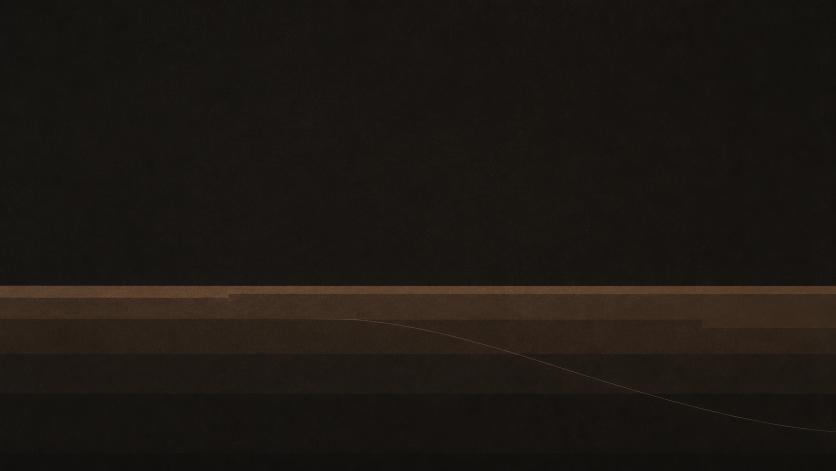
#> input picture remotion-templates/design-references/backdrops/editorial-backdrop-abyss-depth-v1.png, 1672 x 941 px (shown at 1/2 size); its folder holds only this picture in this run
$ python composite_preview.py
#> lines starting #> are read from the running program, lines starting #| are printed output that depends on the picture
"""
Quick composite preview — overlays a sample EditorialFrame variant="hero"
foreground onto each backdrop in design-references/backdrops/.

This is a POC test only. Production rendering happens in Remotion.
Fonts here approximate (Liberation Sans for Plex Sans).
"""

from pathlib import Path
from PIL import Image, ImageDraw, ImageFont

# ── Paths ────────────────────────────────────────────────────────────────
ROOT = Path(__file__).resolve().parents[2]
BACKDROPS = ROOT / "remotion-templates/design-references/backdrops"
OUTPUT = ROOT / "remotion-templates/design-references/backdrops/composites"
OUTPUT.mkdir(parents=True, exist_ok=True)

# ── Fonts (Liberation Sans as Plex Sans stand-in) ────────────────────────
F_DISPLAY = "/usr/share/fonts/truetype/liberation2/LiberationSans-Bold.ttf"
F_HEADING = "/usr/share/fonts/truetype/liberation2/LiberationSans-Bold.ttf"
F_BODY = "/usr/share/fonts/truetype/liberation2/LiberationSans-Regular.ttf"
F_MONO = "/usr/share/fonts/truetype/dejavu/DejaVuSansMono.ttf"

# ── Palette ──────────────────────────────────────────────────────────────
INK = (28, 24, 20)
AMBER = (229, 165, 68)
RUST = (194, 59, 34)
WALNUT = (92, 74, 61)
UMBER = (139, 115, 85)
PAPER = (245, 240, 232)


def opacity(rgb, alpha):
    """RGB + alpha (0-255) → RGBA tuple."""
    return (rgb[0], rgb[1], rgb[2], alpha)


def composite_frame(backdrop_path: Path, output_path: Path, flipped: bool = False):
    """Composite the EditorialFrame variant='hero' foreground onto a backdrop.

    flipped=True swaps hero-block (left → right) and chart (right → left). Used
    for backdrops with right-side anchor elements (reading-room book wall) so
    foreground doesn't compete with the backdrop's visual interest.
    """
#> called with flipped = False
    bg = Image.open(backdrop_path).convert("RGBA")
    bg = bg.resize((1920, 1080), Image.LANCZOS)
#> bg: PIL image 1920x1080 RGBA

    fg = Image.new("RGBA", bg.size, (0, 0, 0, 0))
#> fg: PIL image 1920x1080 RGBA; every value is 0
    d = ImageDraw.Draw(fg)

    # Layout zones flip horizontally when flipped=True
    if flipped:
        hero_x = 1080  # hero block on right two-thirds
        chart_x0 = 140  # chart on left two-thirds
        anchor_align = "right"
    else:
        hero_x = 108  # hero block on left two-thirds
        chart_x0 = 1080  # chart on right two-thirds
        anchor_align = "left"

    # Kicker — rust rule + lowercase tracked mono label (channel-default top-left anchor)
    d.rectangle([(108, 96), (188, 100)], fill=RUST + (255,))
    f_kicker = ImageFont.truetype(F_MONO, 22)
    d.text((208, 86), "iterated prisoner's dilemma", font=f_kicker, fill=INK + (255,), spacing=4)

    # Hero number — display weight, large
    f_hero = ImageFont.truetype(F_DISPLAY, 260)
    if flipped:
        # Right-align the hero number
        hero_text = "23%"
        hero_w = d.textbbox((0, 0), hero_text, font=f_hero)[2]
        d.text((1800 - hero_w, 220), hero_text, font=f_hero, fill=INK + (255,))
    else:
        d.text((hero_x, 220), "23%", font=f_hero, fill=INK + (255,))

    # Headline — sentence case question form, two lines
    f_headline = ImageFont.truetype(F_HEADING, 48)
    headline_lines = ["Does cooperation", "need memory?"]
    for i, line in enumerate(headline_lines):
        if flipped:
            line_w = d.textbbox((0, 0), line, font=f_headline)[2]
            d.text((1800 - line_w, 530 + i * 60), line, font=f_headline, fill=INK + (255,))
        else:
            d.text((hero_x, 530 + i * 60), line, font=f_headline, fill=INK + (255,))

    # Body — small, slightly muted
    f_body = ImageFont.truetype(F_BODY, 26)
    body_lines = [
        "Cooperation rate after 200 rounds when",
        "players cannot recall prior moves.",
    ]
    for i, line in enumerate(body_lines):
        if flipped:
            line_w = d.textbbox((0, 0), line, font=f_body)[2]
            d.text(
                (1800 - line_w, 680 + i * 36),
                line,
                font=f_body,
                fill=opacity(INK, 180),
            )
        else:
            d.text((hero_x, 680 + i * 36), line, font=f_body, fill=opacity(INK, 180))

    # Chart — opposite side from hero block. NO PANEL.
    chart_y0 = 240
    chart_w, chart_h = 660, 440
    # Axes
    d.line(
        [(chart_x0, chart_y0 + chart_h), (chart_x0 + chart_w, chart_y0 + chart_h)],
        fill=INK + (255,),
        width=2,
    )
    d.line(
        [(chart_x0, chart_y0), (chart_x0, chart_y0 + chart_h)],
        fill=INK + (255,),
        width=2,
    )
    # Gridlines — dashed, low opacity
    for i in range(1, 4):
        y = chart_y0 + chart_h * i / 4
        for x in range(chart_x0 + 4, chart_x0 + chart_w, 8):
            d.line([(x, y), (x + 3, y)], fill=opacity(INK, 50), width=1)
#> this loop made 3 passes
#> y on passes 2 to 3: 460, 570
    # Series 1 — amber rising (tit-for-tat)
    rising = [
        (chart_x0 + chart_w * t / 5, chart_y0 + chart_h - chart_h * v / 100)
        for t, v in enumerate([8, 30, 55, 72, 84, 90])
    ]
#> rising = [(1080, 644.8), (1212, 548), (1344, 438), (1476, 363.2), (1608, 310.4), (1740, 284)]
    for a, b in zip(rising, rising[1:]):
        d.line([a, b], fill=AMBER + (255,), width=5)
#> this loop made 5 passes
#> (a, b) on passes 1 to 5: ((1080, 644.8), (1212, 548)), ((1212, 548), (1344, 438)), ((1344, 438), (1476, 363.2)), ((1476, 363.2), (1608, 310.4)), ((1608, 310.4), (1740, 284))
    # Series 2 — rust falling (no memory)
    falling = [
        (chart_x0 + chart_w * t / 5, chart_y0 + chart_h - chart_h * v / 100)
        for t, v in enumerate([48, 32, 22, 14, 9, 6])
    ]
    for a, b in zip(falling, falling[1:]):
        d.line([a, b], fill=RUST + (255,), width=5)

    # Y-axis labels
    f_axis = ImageFont.truetype(F_MONO, 18)
    for label, y in [("100", chart_y0), ("50", chart_y0 + chart_h / 2), ("0", chart_y0 + chart_h)]:
        d.text((chart_x0 - 45, y - 10), label, font=f_axis, fill=opacity(INK, 180))
    # X-axis labels
    for label, x in [("0", chart_x0), ("100", chart_x0 + chart_w / 2), ("200", chart_x0 + chart_w)]:
        d.text((x - 14, chart_y0 + chart_h + 10), label, font=f_axis, fill=opacity(INK, 180))
    # Axis title
    d.text((chart_x0, chart_y0 - 36), "cooperation rate (%)", font=f_axis, fill=opacity(INK, 200))
    # Series labels
    f_series = ImageFont.truetype(F_BODY, 18)
    d.text(
        (chart_x0 + chart_w + 12, chart_y0 + chart_h - chart_h * 90 / 100 - 12),
        "tit-for-tat",
        font=f_series,
        fill=AMBER + (255,),
    )
    d.text(
        (chart_x0 + chart_w + 12, chart_y0 + chart_h - chart_h * 6 / 100 - 12),
        "no memory",
        font=f_series,
        fill=RUST + (255,),
    )

    # Brand mark — ∴ in hairline circle. Opposite corner from hero block.
    if flipped:
        bm_x, bm_y = 160, 880  # lower-left when flipped
    else:
        bm_x, bm_y = 1760, 880  # lower-right (channel default)
    bm_r = 28
    d.ellipse(
        [(bm_x - bm_r, bm_y - bm_r), (bm_x + bm_r, bm_y + bm_r)],
        outline=INK + (255,),
        width=2,
    )
    f_mark = ImageFont.truetype(F_DISPLAY, 38)
    d.text((bm_x - 13, bm_y - 24), "∴", font=f_mark, fill=INK + (255,))

    # Byline — bottom edge, opposite side from brand mark. Channel-default left
    # when not flipped; bottom-right when flipped (so brand-mark can sit lower-left).
    f_byline = ImageFont.truetype(F_MONO, 18)
    byline = "parallax  ·  prisoner's dilemma  ·  2026"
    if flipped:
        byline_w = d.textbbox((0, 0), byline, font=f_byline)[2]
        d.rectangle([(1800 - 80, 950), (1800, 952)], fill=INK + (255,))
        d.text((1800 - byline_w, 980), byline, font=f_byline, fill=opacity(INK, 160), spacing=2)
    else:
        d.rectangle([(108, 950), (188, 952)], fill=INK + (255,))
        d.text((108, 980), byline, font=f_byline, fill=opacity(INK, 160), spacing=2)

    out = Image.alpha_composite(bg, fg)
    out.convert("RGB").save(output_path, "PNG", optimize=True)
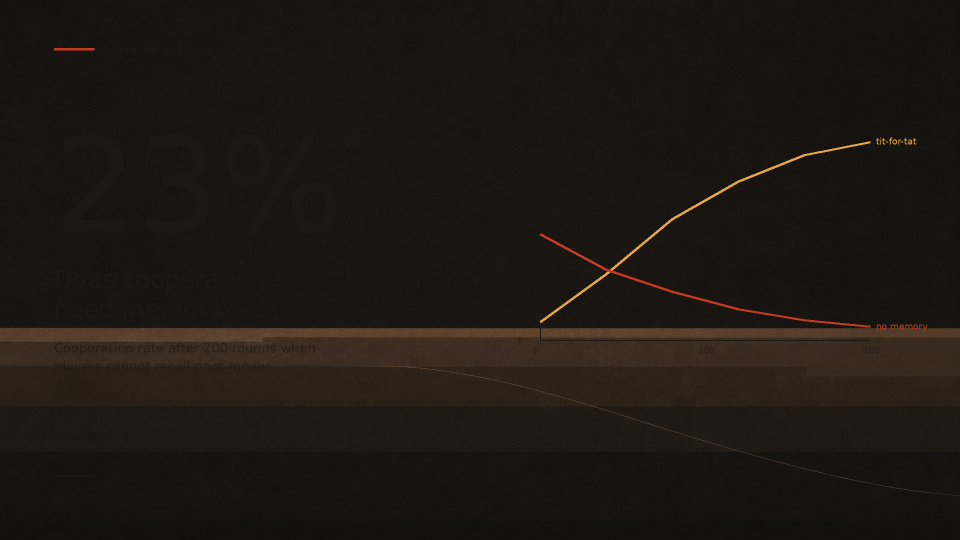
#> saved as composite-abyss-depth.png: PIL image 1920x1080 RGB (shown at 1/2 size); mean R, G, B 29.2, 24, 18.9
    print(f"  → {output_path.name}")


# Pairing rules: which variant works with each backdrop.
# Right-anchored backdrops → flipped (chart on left, away from backdrop anchor).
# Left-anchored backdrops → standard (chart on right, away from anchor).
# Bottom-/centered-/no-anchor backdrops → standard.
PAIRINGS = {
    "horizon": False,           # bottom anchor — either works, default
    "twilight-skyline": False,  # bottom anchor — either works, default
    "cartographic": False,      # subtle texture, left-leaning — standard avoids it
    "empty-plaza": False,       # centered anchor — sits in the gap with standard
    "reading-room": True,       # right-side book wall → flip to put hero on right
    "industrial-yard": False,   # left silhouette — keep hero left so body sits above
}


def main():
    backdrops = sorted(BACKDROPS.glob("editorial-backdrop-*.png"))
    if not backdrops:
        print("No backdrops found.")
        return
    print(f"Compositing foreground onto {len(backdrops)} backdrop(s)…")
    for bd in backdrops:
        slug = bd.stem.replace("editorial-backdrop-", "").replace("-v1", "")
        flipped = PAIRINGS.get(slug, False)
        suffix = "-flipped" if flipped else ""
        out = OUTPUT / f"composite-{slug}{suffix}.png"
        composite_frame(bd, out, flipped=flipped)
    print(f"\nDone. Composites saved to {OUTPUT}")


if __name__ == "__main__":
    main()

$ run again, on remotion-templates/design-references/backdrops/editorial-backdrop-city-noir-v1.png
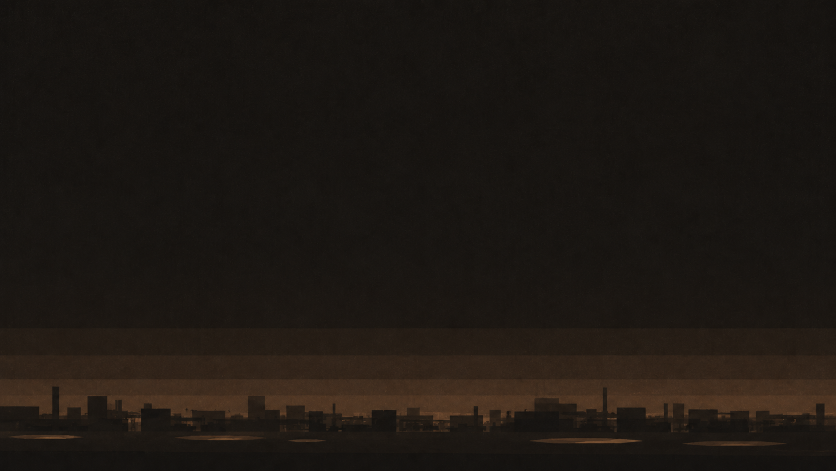
#> input picture remotion-templates/design-references/backdrops/editorial-backdrop-city-noir-v1.png, 1672 x 941 px (shown at 1/2 size)
#> fg: PIL image 1920x1080 RGBA; every value is 0
#> the loop in composite_frame, `for i in range(1, 4):` made 3 passes
#> y on passes 2 to 3: 460, 570
#> rising = [(1080, 644.8), (1212, 548), (1344, 438), (1476, 363.2), (1608, 310.4), (1740, 284)]
#> the loop in composite_frame, `for a, b in zip(rising, rising[1:]):` made 5 passes
#> (a, b) on passes 1 to 5: ((1080, 644.8), (1212, 548)), ((1212, 548), (1344, 438)), ((1344, 438), (1476, 363.2)), ((1476, 363.2), (1608, 310.4)), ((1608, 310.4), (1740, 284))
#> in composite_frame, `out.convert("RGB").save(output_path, "PNG", optimize=True)`:
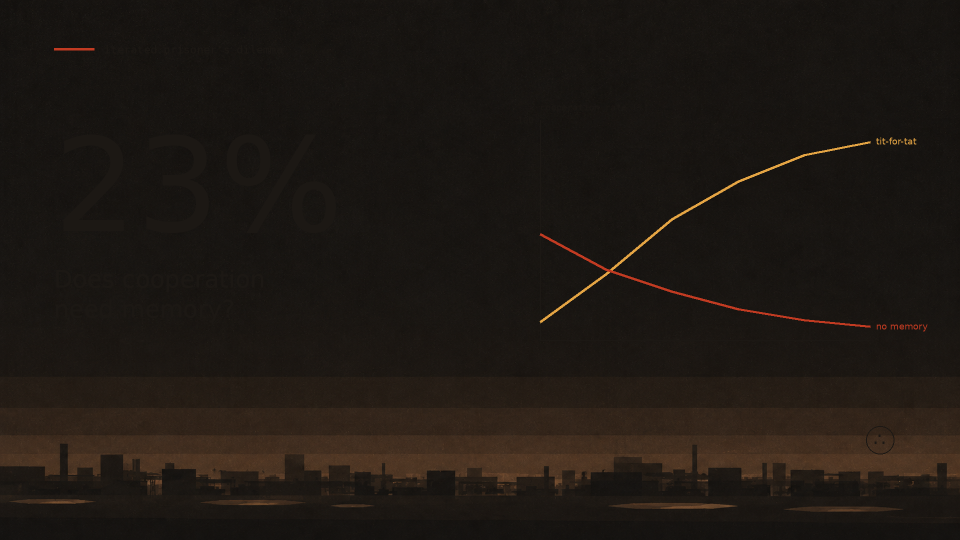
#> saved as composite-city-noir.png: PIL image 1920x1080 RGB (shown at 1/2 size); mean R, G, B 30.4, 24.5, 19.4

$ run again, on remotion-templates/design-references/backdrops/editorial-backdrop-constellation-grid-v1.png
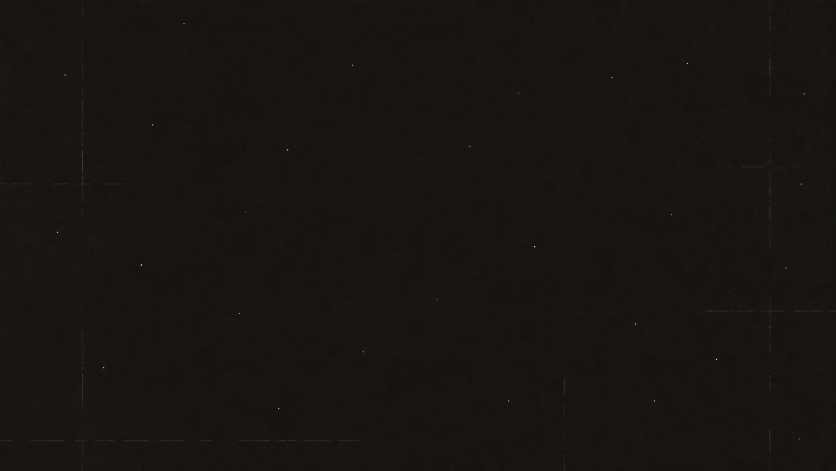
#> input picture remotion-templates/design-references/backdrops/editorial-backdrop-constellation-grid-v1.png, 1672 x 941 px (shown at 1/2 size)
#> fg: PIL image 1920x1080 RGBA; every value is 0
#> the loop in composite_frame, `for i in range(1, 4):` made 3 passes
#> y on passes 2 to 3: 460, 570
#> rising = [(1080, 644.8), (1212, 548), (1344, 438), (1476, 363.2), (1608, 310.4), (1740, 284)]
#> the loop in composite_frame, `for a, b in zip(rising, rising[1:]):` made 5 passes
#> (a, b) on passes 1 to 5: ((1080, 644.8), (1212, 548)), ((1212, 548), (1344, 438)), ((1344, 438), (1476, 363.2)), ((1476, 363.2), (1608, 310.4)), ((1608, 310.4), (1740, 284))
#> in composite_frame, `out.convert("RGB").save(output_path, "PNG", optimize=True)`:
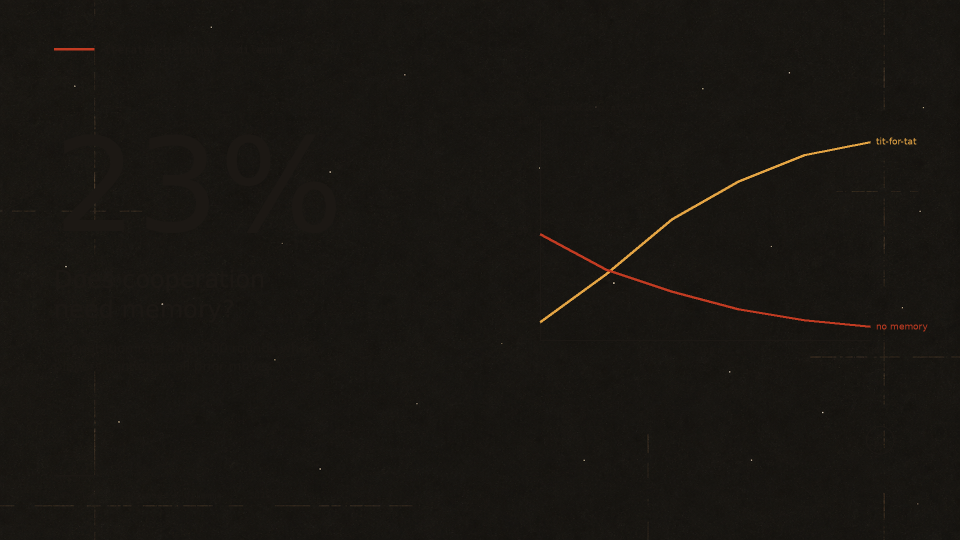
#> saved as composite-constellation-grid.png: PIL image 1920x1080 RGB (shown at 1/2 size); mean R, G, B 24.5, 21.7, 17.6

$ run again, on remotion-templates/design-references/backdrops/editorial-backdrop-archive-nocturne-v1.png
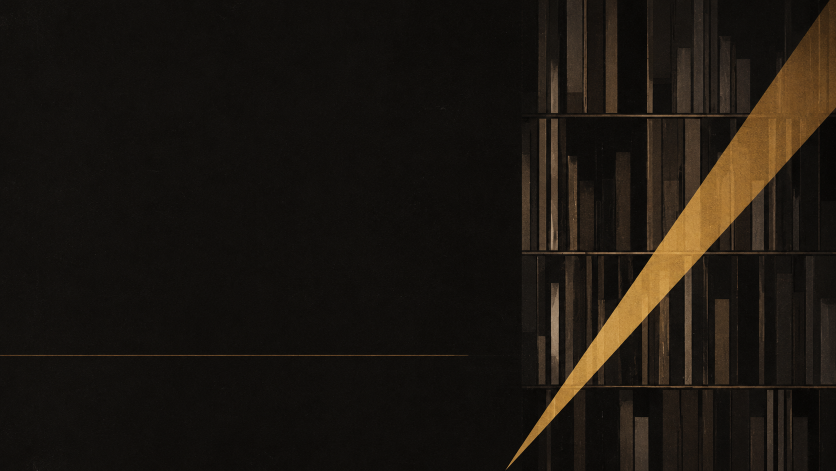
#> input picture remotion-templates/design-references/backdrops/editorial-backdrop-archive-nocturne-v1.png, 1672 x 941 px (shown at 1/2 size)
#> fg: PIL image 1920x1080 RGBA; every value is 0
#> the loop in composite_frame, `for i in range(1, 4):` made 3 passes
#> y on passes 2 to 3: 460, 570
#> rising = [(1080, 644.8), (1212, 548), (1344, 438), (1476, 363.2), (1608, 310.4), (1740, 284)]
#> the loop in composite_frame, `for a, b in zip(rising, rising[1:]):` made 5 passes
#> (a, b) on passes 1 to 5: ((1080, 644.8), (1212, 548)), ((1212, 548), (1344, 438)), ((1344, 438), (1476, 363.2)), ((1476, 363.2), (1608, 310.4)), ((1608, 310.4), (1740, 284))
#> in composite_frame, `out.convert("RGB").save(output_path, "PNG", optimize=True)`:
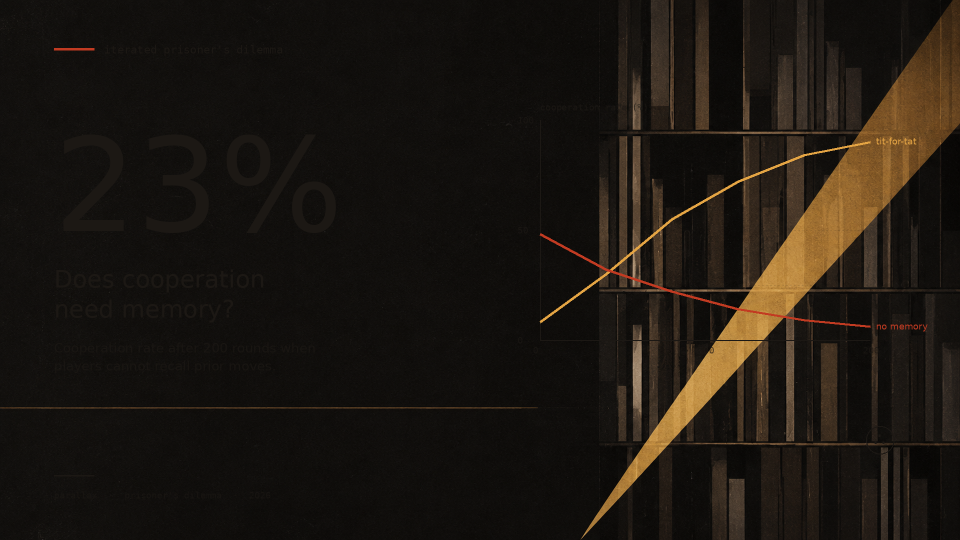
#> saved as composite-archive-nocturne.png: PIL image 1920x1080 RGB (shown at 1/2 size); mean R, G, B 28.8, 23, 16.8
